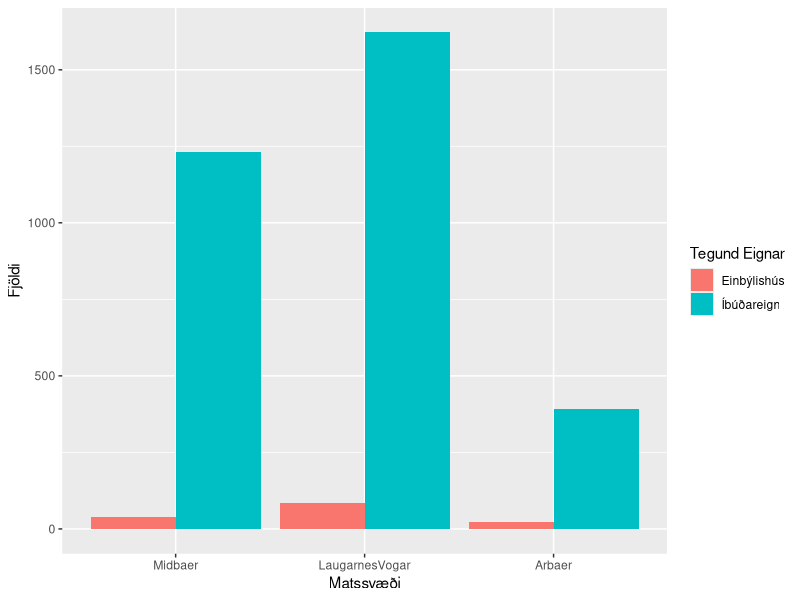
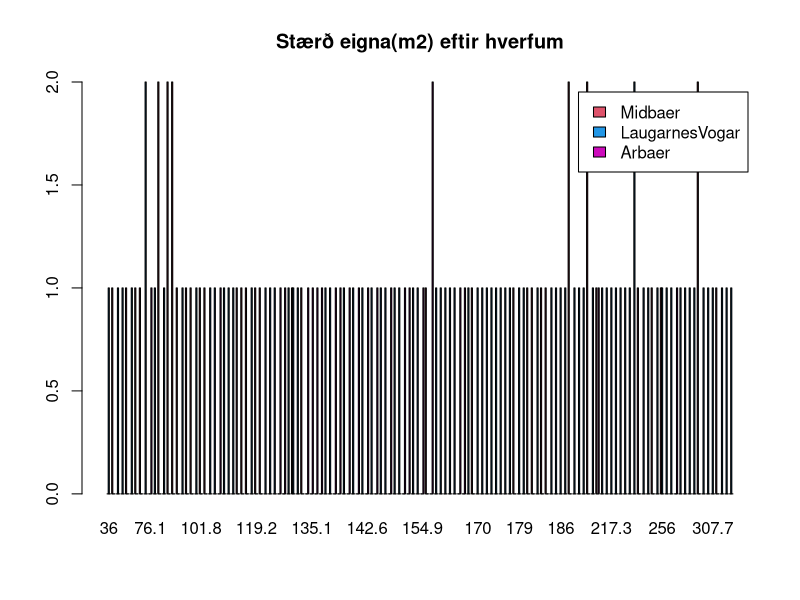

R code for these plots, in order:
## ---- chunk 1
knitr::opts_chunk$set(echo = TRUE)
library(dplyr)
library(ggplot2)
## ---- chunk 2
thv <- read.table("./data/husnaedi.txt", header = TRUE, sep = ";")
## ---- chunk 3
hverfi <- c(20, 100, 200)
thv <- filter(thv, thv$matssvaedi%in%hverfi)
## ---- chunk 4
str(thv)
##Eins og sjá má eru matssvæðin ranglega skilgreind sem tölugildi. Svo við breytum þeim í faktor og köllum matssvæðin nýjum nöfnum.
thv$matssvaedi <- as.factor(thv$matssvaedi)
levels(thv$matssvaedi) <- c("Midbaer", "LaugarnesVogar", "Arbaer")
str(thv)
## ---- chunk 5
plott1 <- 
  ggplot(aes(matssvaedi), data = thv) +
  geom_bar(position = "dodge", aes(fill = thv$teg_eign)) +

##X og Y labels
  xlab("Matssvæði") + ylab("Fjöldi") +

##Legend
  scale_fill_discrete(name = "Tegund Eignar")

plott1
## ---- chunk 6
einbyli<-filter(thv, teg_eign == "Einbýlishús")
einbyliEftirStaerd <- table(einbyli$matssvaedi,einbyli$ibm2)
barplot(einbyliEftirStaerd, beside=T, col=c(2,4,6), legend.text = T, main = "Stærð eigna(m2) eftir hverfum")
## ---- chunk 7
ibudir <- filter(thv, teg_eign == "Íbúðareign")
ibudirEftirVerdi <- table(ibudir$nuvirdi,ibudir$ibm2)

